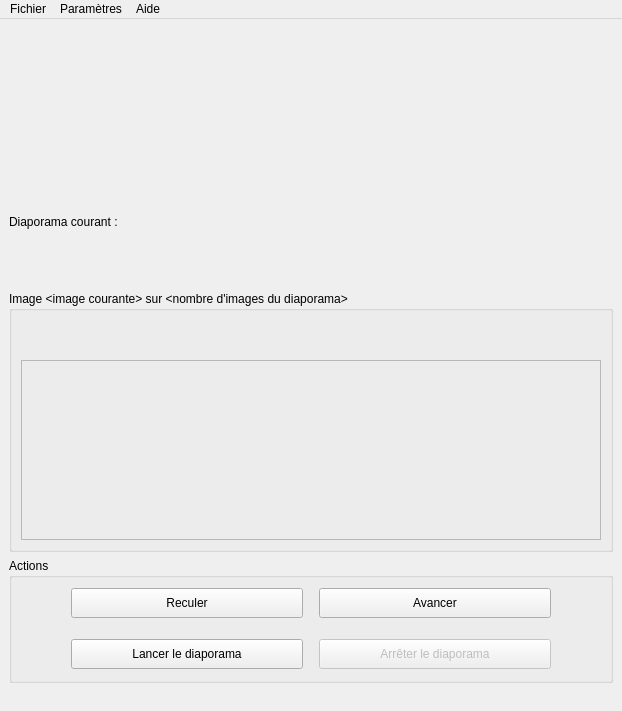
<?xml version="1.0" encoding="UTF-8"?>
<ui version="4.0">
 <class>lecteurvue</class>
 <widget class="QMainWindow" name="lecteurvue">
  <property name="geometry">
   <rect>
    <x>0</x>
    <y>0</y>
    <width>622</width>
    <height>711</height>
   </rect>
  </property>
  <property name="windowTitle">
   <string>lecteurvue</string>
  </property>
  <widget class="QWidget" name="centralwidget">
   <layout class="QVBoxLayout" name="verticalLayout">
    <item>
     <widget class="QLabel" name="labelDiapoCourant_D">
      <property name="text">
       <string>&lt;nom du diaporama courant&gt;</string>
      </property>
     </widget>
    </item>
    <item>
     <widget class="QLabel" name="labelDiapoCourant_S">
      <property name="text">
       <string>Diaporama courant :</string>
      </property>
     </widget>
    </item>
    <item>
     <widget class="QGroupBox" name="groupBoxImage">
      <property name="title">
       <string>Image &lt;image courante&gt; sur &lt;nombre d'images du diaporama&gt;</string>
      </property>
      <layout class="QVBoxLayout" name="verticalLayout_3">
       <item>
        <widget class="QLabel" name="labelIntitule_D">
         <property name="text">
          <string>&lt;intitulé de l'image&gt;</string>
         </property>
        </widget>
       </item>
       <item>
        <widget class="QLabel" name="labelImageCat_D">
         <property name="text">
          <string>&lt;catégorie de l'image&gt;</string>
         </property>
        </widget>
       </item>
       <item>
        <widget class="QFrame" name="frame">
         <property name="minimumSize">
          <size>
           <width>320</width>
           <height>180</height>
          </size>
         </property>
         <property name="frameShape">
          <enum>QFrame::StyledPanel</enum>
         </property>
         <property name="frameShadow">
          <enum>QFrame::Raised</enum>
         </property>
        </widget>
       </item>
      </layout>
     </widget>
    </item>
    <item>
     <widget class="QGroupBox" name="groupBoxActions">
      <property name="title">
       <string>Actions</string>
      </property>
      <layout class="QVBoxLayout" name="verticalLayout_2">
       <item>
        <layout class="QGridLayout" name="gridLayout">
         <item row="0" column="1">
          <widget class="QPushButton" name="btnReculer">
           <property name="maximumSize">
            <size>
             <width>9999999</width>
             <height>30</height>
            </size>
           </property>
           <property name="text">
            <string>Reculer</string>
           </property>
           <property name="iconSize">
            <size>
             <width>16</width>
             <height>16</height>
            </size>
           </property>
          </widget>
         </item>
         <item row="0" column="2">
          <spacer name="horizontalSpacer">
           <property name="orientation">
            <enum>Qt::Horizontal</enum>
           </property>
           <property name="sizeType">
            <enum>QSizePolicy::Maximum</enum>
           </property>
           <property name="sizeHint" stdset="0">
            <size>
             <width>10</width>
             <height>0</height>
            </size>
           </property>
          </spacer>
         </item>
         <item row="0" column="3">
          <widget class="QPushButton" name="btnAvancer">
           <property name="maximumSize">
            <size>
             <width>16777215</width>
             <height>30</height>
            </size>
           </property>
           <property name="text">
            <string>Avancer</string>
           </property>
          </widget>
         </item>
         <item row="2" column="1">
          <widget class="QPushButton" name="btnLancer">
           <property name="maximumSize">
            <size>
             <width>16777215</width>
             <height>30</height>
            </size>
           </property>
           <property name="text">
            <string>Lancer le diaporama</string>
           </property>
          </widget>
         </item>
         <item row="0" column="0">
          <spacer name="horizontalSpacer_2">
           <property name="orientation">
            <enum>Qt::Horizontal</enum>
           </property>
           <property name="sizeType">
            <enum>QSizePolicy::Maximum</enum>
           </property>
           <property name="sizeHint" stdset="0">
            <size>
             <width>50</width>
             <height>20</height>
            </size>
           </property>
          </spacer>
         </item>
         <item row="0" column="4">
          <spacer name="horizontalSpacer_3">
           <property name="orientation">
            <enum>Qt::Horizontal</enum>
           </property>
           <property name="sizeType">
            <enum>QSizePolicy::Maximum</enum>
           </property>
           <property name="sizeHint" stdset="0">
            <size>
             <width>50</width>
             <height>20</height>
            </size>
           </property>
          </spacer>
         </item>
         <item row="2" column="3">
          <widget class="QPushButton" name="btnArreter">
           <property name="enabled">
            <bool>false</bool>
           </property>
           <property name="maximumSize">
            <size>
             <width>16777215</width>
             <height>30</height>
            </size>
           </property>
           <property name="text">
            <string>Arrêter le diaporama</string>
           </property>
          </widget>
         </item>
         <item row="1" column="2">
          <spacer name="verticalSpacer">
           <property name="orientation">
            <enum>Qt::Vertical</enum>
           </property>
           <property name="sizeType">
            <enum>QSizePolicy::Maximum</enum>
           </property>
           <property name="sizeHint" stdset="0">
            <size>
             <width>1</width>
             <height>15</height>
            </size>
           </property>
          </spacer>
         </item>
        </layout>
       </item>
      </layout>
     </widget>
    </item>
   </layout>
  </widget>
  <widget class="QMenuBar" name="menubar">
   <property name="geometry">
    <rect>
     <x>0</x>
     <y>0</y>
     <width>622</width>
     <height>26</height>
    </rect>
   </property>
   <widget class="QMenu" name="menuFichier">
    <property name="title">
     <string>Fichier</string>
    </property>
    <addaction name="actionFichierOuvrirDiapo"/>
    <addaction name="actionFichierChangerDiapo"/>
    <addaction name="actionFichierEnleverDiapo"/>
    <addaction name="separator"/>
    <addaction name="actionFichierQuitter"/>
   </widget>
   <widget class="QMenu" name="menuParam_tres">
    <property name="title">
     <string>Paramètres</string>
    </property>
    <widget class="QMenu" name="menuVitesse_de_d_filement_2">
     <property name="title">
      <string>Vitesse de défilement</string>
     </property>
     <addaction name="actionParamVitUn"/>
     <addaction name="actionParamVitDeux"/>
     <addaction name="actionParamVitTrois"/>
     <addaction name="actionParamVitPerso"/>
     <addaction name="separator"/>
    </widget>
    <addaction name="menuVitesse_de_d_filement_2"/>
   </widget>
   <widget class="QMenu" name="menuAide">
    <property name="title">
     <string>Aide</string>
    </property>
    <addaction name="actionAideAPropos"/>
   </widget>
   <addaction name="menuFichier"/>
   <addaction name="menuParam_tres"/>
   <addaction name="menuAide"/>
  </widget>
  <widget class="QStatusBar" name="statusbar">
   <property name="sizeGripEnabled">
    <bool>false</bool>
   </property>
  </widget>
  <action name="actionFichierQuitter">
   <property name="text">
    <string>Quitter</string>
   </property>
  </action>
  <action name="actionFichierOuvrirDiapo">
   <property name="text">
    <string>Ouvrir un diaporama</string>
   </property>
  </action>
  <action name="actionFichierChangerDiapo">
   <property name="text">
    <string>Changer de diaporama</string>
   </property>
  </action>
  <action name="actionFichierEnleverDiapo">
   <property name="text">
    <string>Enlever le diaporama</string>
   </property>
  </action>
  <action name="actionAideAPropos">
   <property name="text">
    <string>A propos de</string>
   </property>
  </action>
  <action name="actionParamVitUn">
   <property name="text">
    <string>1 seconde</string>
   </property>
  </action>
  <action name="actionParamVitDeux">
   <property name="text">
    <string>2 secondes</string>
   </property>
  </action>
  <action name="actionParamVitTrois">
   <property name="text">
    <string>3 secondes</string>
   </property>
  </action>
  <action name="actionParamVitPerso">
   <property name="text">
    <string>Vitesse personnalisée</string>
   </property>
  </action>
 </widget>
 <resources/>
 <connections/>
</ui>
